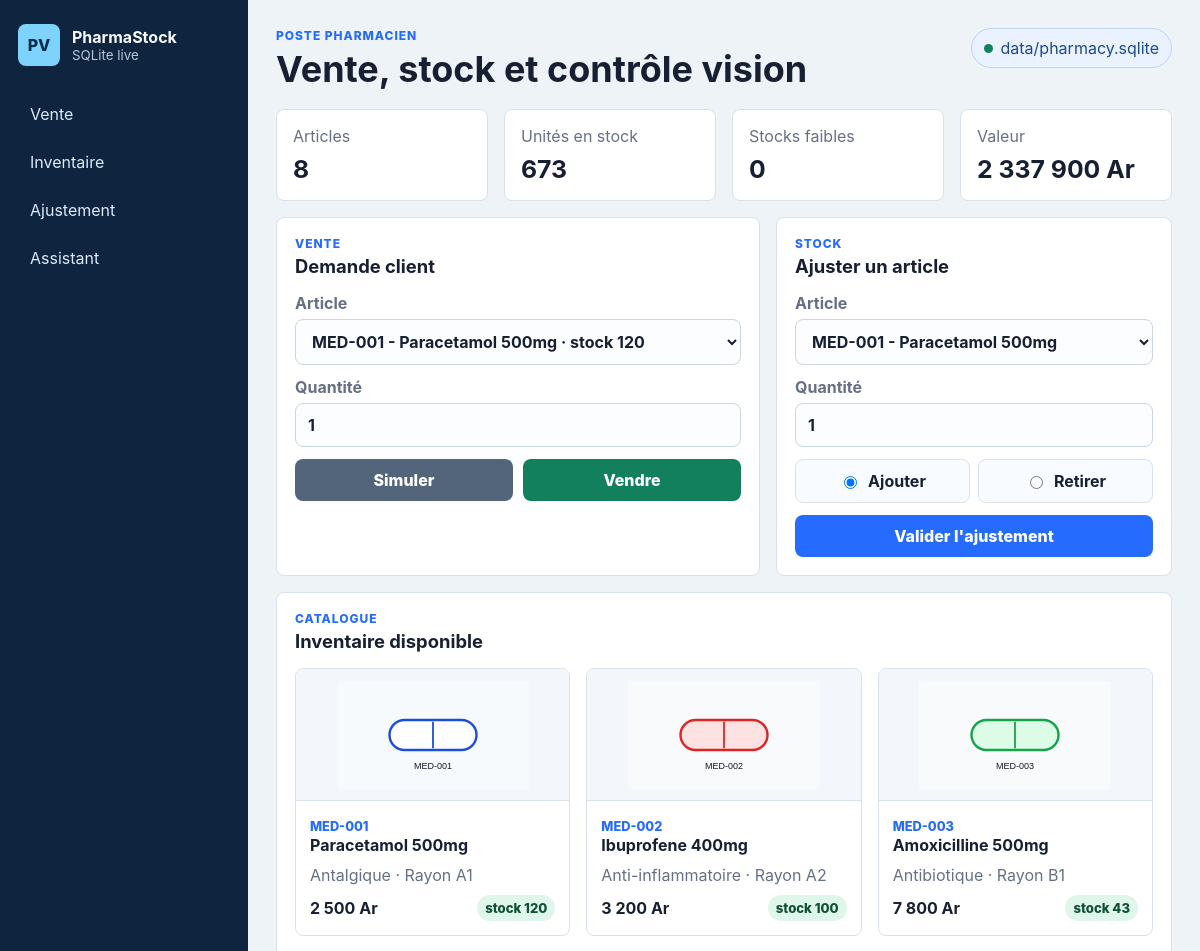
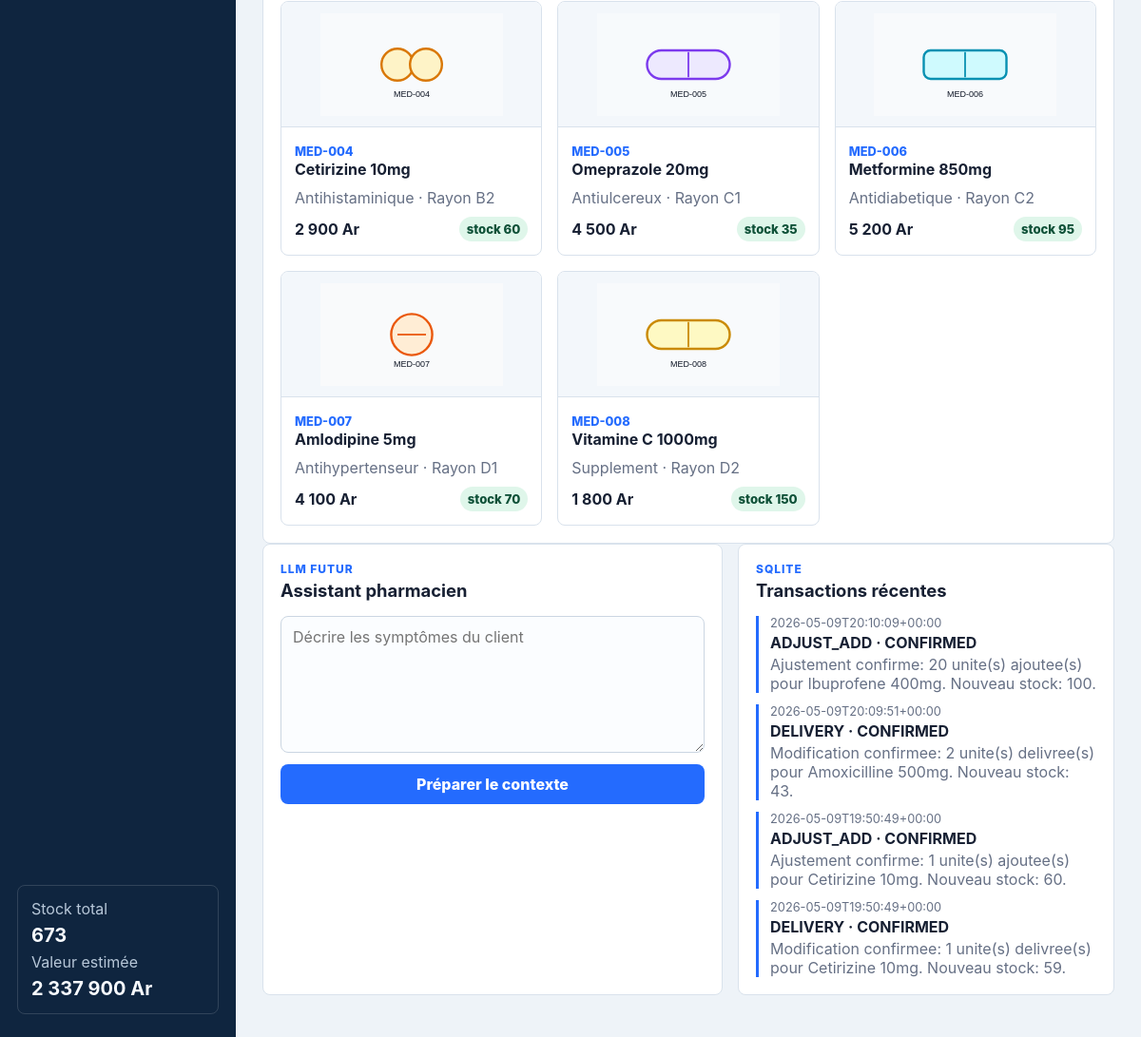
The page / on the database its author committed (2 pictures, top to bottom).
### tables this page shows
CREATE TABLE articles (
                id_unique TEXT PRIMARY KEY,
                nom TEXT NOT NULL,
                classe_therapeutique TEXT NOT NULL,
                emplacement_rayon TEXT NOT NULL,
                quantite_stock INTEGER NOT NULL CHECK (quantite_stock >= 0),
                prix REAL NOT NULL CHECK (prix >= 0),
                image_path TEXT NOT NULL
            );

CREATE TABLE transactions (
                id INTEGER PRIMARY KEY AUTOINCREMENT,
                article_id TEXT NOT NULL,
                quantity INTEGER NOT NULL,
                action TEXT NOT NULL,
                status TEXT NOT NULL,
                message TEXT NOT NULL,
                created_at TEXT NOT NULL,
                FOREIGN KEY (article_id) REFERENCES articles(id_unique)
            );

### web_app.py (the view)
@app.get("/")
def dashboard():
    return render_template("index.html", **build_dashboard_context())

### app.py (called while the page is built)
def resolve_project_path(path: str | Path) -> Path:
    path = Path(path)
    if path.is_absolute():
        return path
    return BASE_DIR / path

def _article_from_row(row: sqlite3.Row) -> Article:
    return Article(
        id_unique=row["id_unique"],
        nom=row["nom"],
        classe_therapeutique=row["classe_therapeutique"],
        emplacement_rayon=row["emplacement_rayon"],
        quantite_stock=row["quantite_stock"],
        prix=row["prix"],
        image_path=Path(row["image_path"]),
    )

def connect_database(path: str | Path = DEFAULT_DB_PATH) -> sqlite3.Connection:
    db_path = resolve_project_path(path)
    db_path.parent.mkdir(parents=True, exist_ok=True)
    connection = sqlite3.connect(db_path)
    connection.row_factory = sqlite3.Row
    return connection

def load_inventory(path: str | Path = DEFAULT_DB_PATH) -> list[Article]:
    data_path = resolve_project_path(path)
    if data_path.suffix.casefold() == ".csv":
        return _load_inventory_from_csv(data_path)
    init_database(data_path)
    with connect_database(data_path) as connection:
        rows = connection.execute(
            """
            SELECT
                id_unique,
                nom,
                classe_therapeutique,
                emplacement_rayon,
                quantite_stock,
                prix,
                image_path
            FROM articles
            ORDER BY id_unique
            """
        ).fetchall()
    return [_article_from_row(row) for row in rows]

    @property
    def prix_formate(self) -> str:
        return f"{self.prix:,.0f} Ar".replace(",", " ")

### web_app.py (called while the page is built)
def load_recent_transactions(limit: int = 8) -> list[dict[str, str]]:
    init_database(DB_PATH)
    with connect_database(DB_PATH) as connection:
        rows = connection.execute(
            """
            SELECT article_id, quantity, action, status, message, created_at
            FROM transactions
            ORDER BY id DESC
            LIMIT ?
            """,
            (limit,),
        ).fetchall()
    return [dict(row) for row in rows]

### templates/index.html (shortened to what this page needs)
<!doctype html>
<html lang="fr">
<head>
  <link rel="stylesheet" href="{{ url_for('static', filename='styles.css') }}">
</head>
<body>
  <aside class="sidebar">
    <div class="brand">
      <span class="brand-mark">PV</span>
      <div>
        <strong>PharmaStock</strong>
        <small>SQLite live</small>
      </div>
    </div>
    <nav class="nav">
      <a href="#vente">Vente</a>
      <a href="#inventaire">Inventaire</a>
      <a href="#ajustement">Ajustement</a>
      <a href="#assistant">Assistant</a>
    </nav>
    <section class="sidebar-summary">
      <span>Stock total</span>
      <strong>{{ total_stock }}</strong>
      <span>Valeur estimée</span>
      <strong>{{ stock_value }}</strong>
    </section>
  </aside>
  <main class="shell">
    <header class="topbar">
      <div>
        <p class="eyebrow">Poste pharmacien</p>
        <h1>Vente, stock et contrôle vision</h1>
      </div>
      <div class="status-pill">
        <span></span>
        data/pharmacy.sqlite
      </div>
    </header>
    <section class="metrics">
      <article>
        <span>Articles</span>
        <strong>{{ inventory|length }}</strong>
      </article>
      <article>
        <span>Unités en stock</span>
        <strong>{{ total_stock }}</strong>
      </article>
      <article>
        <span>Stocks faibles</span>
        <strong>{{ low_stock_count }}</strong>
      </article>
      <article>
        <span>Valeur</span>
        <strong>{{ stock_value }}</strong>
      </article>
    </section>
    <section class="work-grid">
      <article class="panel" id="vente">
        <div class="panel-title">
          <div>
            <p class="eyebrow">Vente</p>
            <h2>Demande client</h2>
          </div>
        </div>
        <form class="form-grid" method="post">
          <label>
            Article
            <select name="query">
              {% for article in inventory %}
                <option value="{{ article.id_unique }}" {% if form_query == article.id_unique %}selected{% endif %}>
                  {{ article.id_unique }} - {{ article.nom }} · stock {{ article.quantite_stock }}
                </option>
              {% endfor %}
            </select>
          </label>
          <label>
            Quantité
            <input type="number" name="quantity" min="1" value="{{ form_quantity or 1 }}">
          </label>
          <div class="button-row">
            <button class="secondary" formaction="{{ url_for('select_article') }}">Simuler</button>
            <button class="success" formaction="{{ url_for('sell_article') }}">Vendre</button>
          </div>
        </form>
      </article>
      <article class="panel" id="ajustement">
        <div class="panel-title">
          <div>
            <p class="eyebrow">Stock</p>
            <h2>Ajuster un article</h2>
          </div>
        </div>
        <form class="form-grid" method="post" action="{{ url_for('adjust_article_stock') }}">
          <label>
            Article
            <select name="adjust_query">
              {% for article in inventory %}
                <option value="{{ article.id_unique }}">{{ article.id_unique }} - {{ article.nom }}</option>
              {% endfor %}
            </select>
          </label>
          <label>
            Quantité
            <input type="number" name="adjust_quantity" min="1" value="1">
          </label>
          <div class="segmented">
            <label><input type="radio" name="operation" value="ajouter" checked> Ajouter</label>
            <label><input type="radio" name="operation" value="retirer"> Retirer</label>
          </div>
          <button class="primary">Valider l'ajustement</button>
        </form>
      </article>
    </section>
    <section class="panel" id="inventaire">
      <div class="panel-title">
        <div>
          <p class="eyebrow">Catalogue</p>
          <h2>Inventaire disponible</h2>
        </div>
      </div>
      <div class="inventory-grid">
        {% for article in inventory %}
          <article class="product-card">
            <div class="product-image">
              <img src="{{ url_for('product_image', filename=article.image_path.name) }}" alt="{{ article.nom }}">
            </div>
            <div class="product-body">
              <div>
                <span class="code">{{ article.id_unique }}</span>
                <h3>{{ article.nom }}</h3>
              </div>
              <p>{{ article.classe_therapeutique }} · {{ article.emplacement_rayon }}</p>
              <div class="product-footer">
                <strong>{{ article.prix_formate }}</strong>
                <span class="{% if article.quantite_stock <= 20 %}low{% else %}ok{% endif %}">
                  stock {{ article.quantite_stock }}
                </span>
              </div>
            </div>
          </article>
        {% endfor %}
      </div>
    </section>
    <section class="work-grid lower">
      <article class="panel" id="assistant">
        <div class="panel-title">
          <div>
            <p class="eyebrow">LLM futur</p>
            <h2>Assistant pharmacien</h2>
          </div>
        </div>
        <form method="post" action="{{ url_for('prepare_assistant_context') }}">
          <textarea name="symptoms" rows="6" placeholder="Décrire les symptômes du client">{{ symptoms or "" }}</textarea>
          <button class="primary">Préparer le contexte</button>
        </form>
      </article>
      <article class="panel">
        <div class="panel-title">
          <div>
            <p class="eyebrow">SQLite</p>
            <h2>Transactions récentes</h2>
          </div>
        </div>
        <div class="timeline">
          {% for transaction in transactions %}
            <div class="timeline-item">
              <span>{{ transaction.created_at }}</span>
              <strong>{{ transaction.action }} · {{ transaction.status }}</strong>
              <p>{{ transaction.message }}</p>
            </div>
          {% else %}
            <p class="empty">Aucune transaction enregistrée.</p>
          {% endfor %}
        </div>
      </article>
    </section>
  </main>
</body>
</html>

### rows shown on the page
articles: shows a picture, id_unique "MED-001", nom "Paracetamol 500mg", classe_therapeutique "Antalgique", emplacement_rayon "Rayon A1", prix_formate "2 500 Ar", quantite_stock "120"
articles: shows a picture, id_unique "MED-002", nom "Ibuprofene 400mg", classe_therapeutique "Anti-inflammatoire", emplacement_rayon "Rayon A2", prix_formate "3 200 Ar", quantite_stock "100"
articles: shows a picture, id_unique "MED-003", nom "Amoxicilline 500mg", classe_therapeutique "Antibiotique", emplacement_rayon "Rayon B1", prix_formate "7 800 Ar", quantite_stock "43"
articles: shows a picture, id_unique "MED-004", nom "Cetirizine 10mg", classe_therapeutique "Antihistaminique", emplacement_rayon "Rayon B2", prix_formate "2 900 Ar", quantite_stock "60"
articles: shows a picture, id_unique "MED-005", nom "Omeprazole 20mg", classe_therapeutique "Antiulcereux", emplacement_rayon "Rayon C1", prix_formate "4 500 Ar", quantite_stock "35"
articles: shows a picture, id_unique "MED-006", nom "Metformine 850mg", classe_therapeutique "Antidiabetique", emplacement_rayon "Rayon C2", prix_formate "5 200 Ar", quantite_stock "95"
articles: shows a picture, id_unique "MED-007", nom "Amlodipine 5mg", classe_therapeutique "Antihypertenseur", emplacement_rayon "Rayon D1", prix_formate "4 100 Ar", quantite_stock "70"
articles: shows a picture, id_unique "MED-008", nom "Vitamine C 1000mg", classe_therapeutique "Supplement", emplacement_rayon "Rayon D2", prix_formate "1 800 Ar", quantite_stock "150"

### other values the page prints
{{ total_stock }} "673"
{{ stock_value }} "2 337 900 Ar"
{{ inventory|length }} "8"
{{ low_stock_count }} "0"
form field query "MED-001 - Paracetamol 500mg · stock 120"
form field adjust_query "MED-001 - Paracetamol 500mg"
